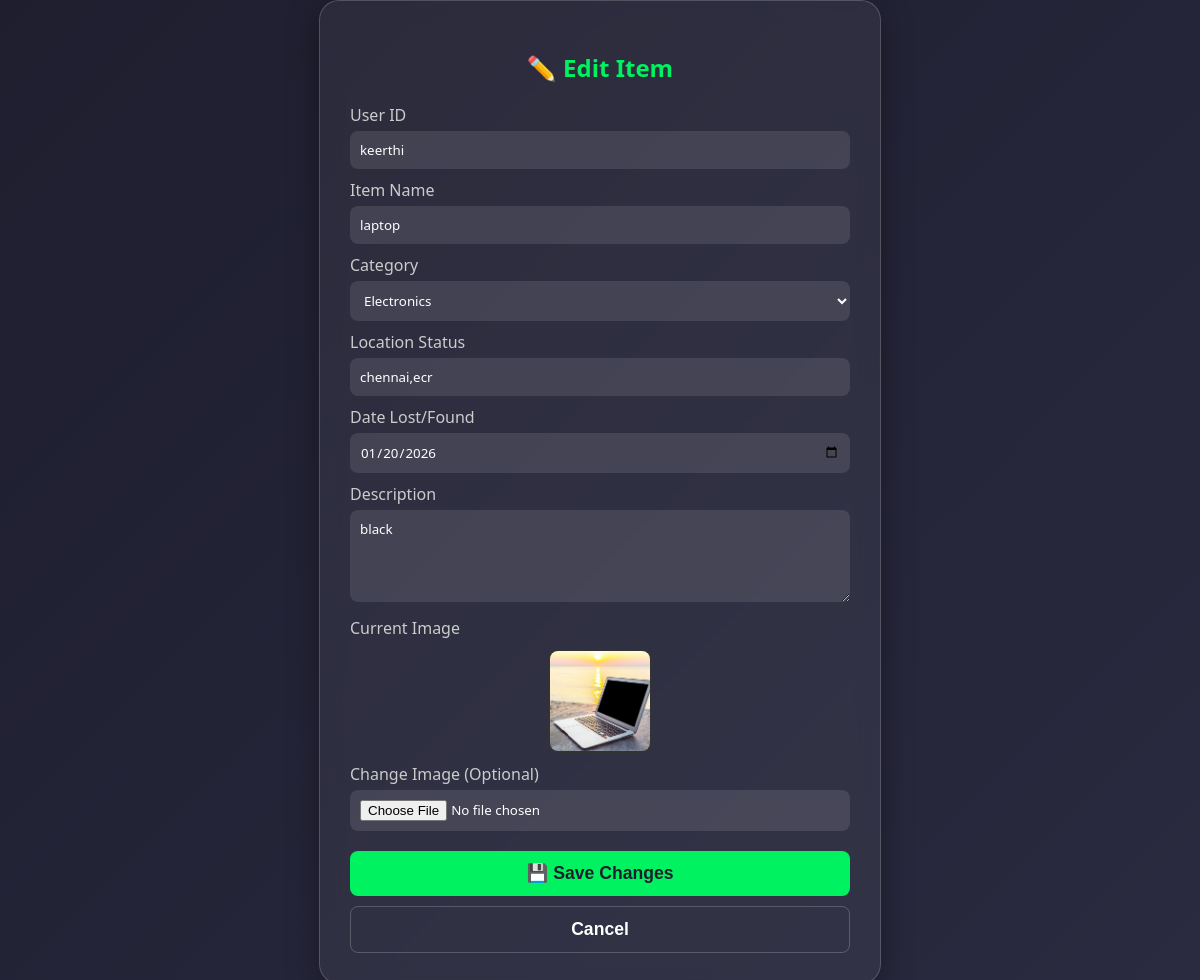
Screenshot of /edit/1 (signed in) with the database file from the repository.
### tables this page shows
CREATE TABLE items(
        id INTEGER PRIMARY KEY AUTOINCREMENT,
        name TEXT,
        category TEXT,
        date TEXT,
        description TEXT,
        image TEXT,
        status TEXT DEFAULT 'pending'
    , reporter_id TEXT, owner_email TEXT, location TEXT);

### app.py (the view, shortened to what this page needs)
@app.route("/edit/<int:item_id>", methods=["GET", "POST"])
def edit(item_id):
    if "email" not in session:
        return redirect("/")
    if session['email'] != 'laptopa321ba@gmail.com':
        return redirect("/home")
    db = get_db()
    item = db.execute("SELECT * FROM items WHERE id=?", (item_id,)).fetchone()
    db.close()
    return render_template("edit.html", item=item)

### app.py (called while the page is built)
def get_db():
    conn = sqlite3.connect("database.db")
    conn.row_factory = sqlite3.Row
    return conn

### templates/edit.html (shortened to what this page needs)
<!DOCTYPE html>
<html>
<head>
</head>
<body>
    <div class="container">
        <h2>✏️ Edit Item</h2>
        <form method="POST" enctype="multipart/form-data">
            <label>User ID</label>
            <input type="text" name="reporter_id" value="{{ item.reporter_id }}" required>
            <label>Item Name</label>
            <input type="text" name="name" value="{{ item.name }}" required>
            <label>Category</label>
            <select name="category" required>
                <option value="Electronics" {% if item.category=='Electronics' %}selected{% endif %}>Electronics
                </option>
            </select>
            <label>Location Status</label>
            <input type="text" name="location" value="{{ item.location or '' }}"
                placeholder="E.g. At Reception, Storage Room B">
            <label>Date Lost/Found</label>
            <input type="date" name="date" value="{{ item.date }}" required>
            <label>Description</label>
            <textarea name="description" rows="4">{{ item.description }}</textarea>
            <label>Current Image</label>
            <img src="{{ url_for('static', filename='uploads/' + item.image) }}" class="current-img">
            <label>Change Image (Optional)</label>
            <input type="file" name="image">
            <button type="submit">💾 Save Changes</button>
            <a href="/home"><button type="button" class="cancel">Cancel</button></a>
        </form>
    </div>
</body>
</html>

### templates/edit.html (style rules this page uses)
body { background: linear-gradient(135deg, #1e1e2f, #2a2a40); font-family: 'Segoe UI', sans-serif; color: white; margin: 0; display: flex; justify-content: center; align-items: center; min-height: 100vh; }
.container { width: 100%; max-width: 500px; background: rgba(255, 255, 255, 0.05); backdrop-filter: blur(10px); padding: 30px; border-radius: 20px; box-shadow: 0 8px 32px 0 rgba(0, 0, 0, 0.37); border: 1px solid rgba(255, 255, 255, 0.18); }
h2 { text-align: center; color: #00f260; margin-bottom: 20px; }
label { display: block; margin: 10px 0 5px; color: #ccc; }
input, select, textarea { width: 100%; padding: 10px; border-radius: 8px; border: none; background: rgba(255, 255, 255, 0.1); color: white; box-sizing: border-box; font-family: inherit; }
button { width: 100%; padding: 12px; margin-top: 20px; background: #00f260; border: none; border-radius: 8px; color: #1e1e2f; font-weight: bold; font-size: 1.1em; cursor: pointer; transition: opacity 0.3s; }
.cancel { background: transparent; border: 1px solid rgba(255, 255, 255, 0.2); color: white; margin-top: 10px; }
.current-img { display: block; width: 100px; height: 100px; object-fit: cover; border-radius: 10px; margin: 10px auto; border: 2px solid #333; }

### rows the page displays
items: reporter_id "keerthi", name "laptop", category "Electronics", location "chennai,ecr", date "01/20/2026", description "black", image (picture)
